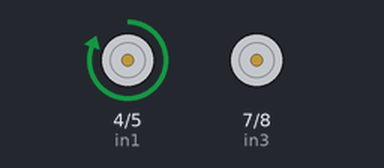
This sketch was run on a simulated Arduino Uno, built with avr-gcc and run on an emulated ATmega328P. Parts: motor-driver pin pairs drawn as motors (green arrow = first pin HIGH = forward, orange = second pin HIGH = backward, longer = more drive).

Above: at 2.5 s.
At 7.5 s:
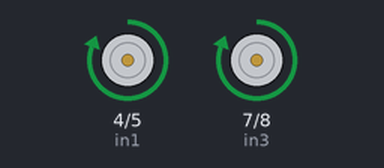
At 12.5 s:
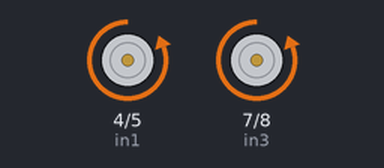
At 20.0 s:
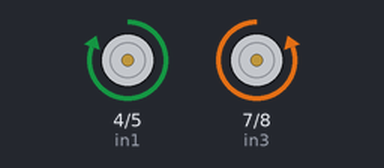
Timing chart, 0 to 26.0 s (numbered marks = the images above):
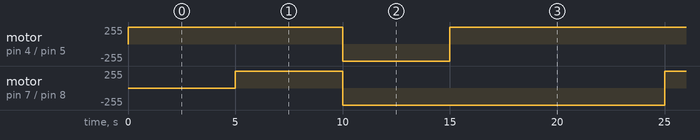

Measured:
- by itself, motor on pin 4 (in1) / pin 5 (in2): repeats every 20.0 s: backward 255/255 5.0 s, forward 255/255 15.0 s
- by itself, motor on pin 7 (in3) / pin 8 (in4): alternates forward 255/255 for 5.0 s and backward 255/255 for 15.0 s

The sketch:

motor.ino
```cpp
#define in1 4
#define in2 5
#define in3 7
#define in4 8
#define in10 9
void setup() {
  // put your setup code here, to run once:
pinMode(in1, OUTPUT);
pinMode(in2, OUTPUT);
pinMode(in3, OUTPUT);
pinMode(in4, OUTPUT);
}

void loop() {
  // put your main code here, to run repeatedly:
digitalWrite(in10, HIGH);
digitalWrite(in1, HIGH);
digitalWrite(in2, LOW);
delay(5000);
digitalWrite(in3, HIGH);
digitalWrite(in4, LOW);
delay(5000);
digitalWrite(in1, LOW);
digitalWrite(in2, HIGH);
digitalWrite(in3, LOW);
digitalWrite(in4, HIGH);
delay(5000);
digitalWrite(in1, HIGH);
digitalWrite(in2, LOW);
digitalWrite(in3, LOW);
digitalWrite(in4, HIGH);
delay(5000);
}
```
